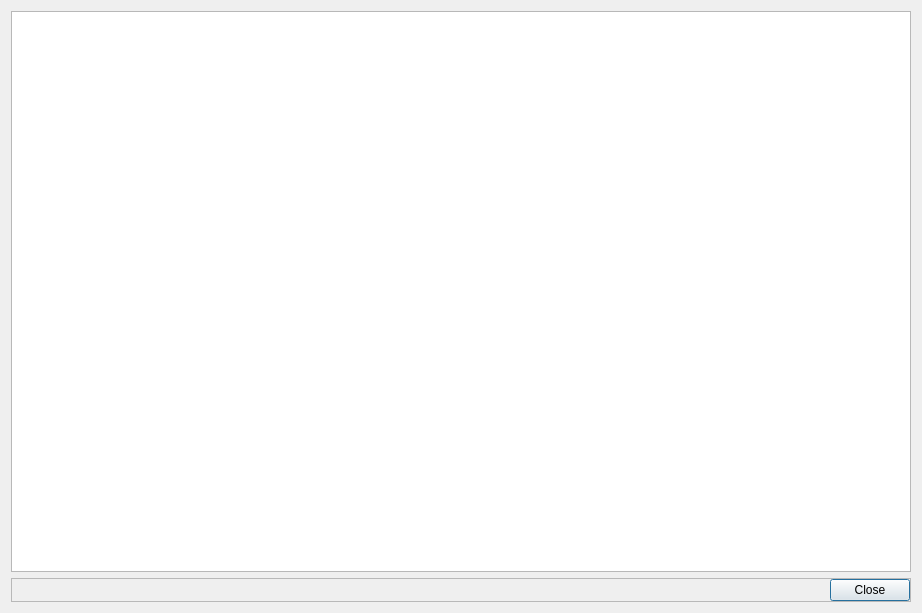
<?xml version="1.0" encoding="UTF-8"?>
<ui version="4.0">
 <class>GitLogDialog</class>
 <widget class="QDialog" name="GitLogDialog">
  <property name="geometry">
   <rect>
    <x>0</x>
    <y>0</y>
    <width>922</width>
    <height>613</height>
   </rect>
  </property>
  <property name="windowTitle">
   <string>Git Log</string>
  </property>
  <layout class="QVBoxLayout" name="verticalLayout">
   <item>
    <widget class="QTableView" name="tblLogs">
     <property name="selectionMode">
      <enum>QAbstractItemView::SingleSelection</enum>
     </property>
     <property name="selectionBehavior">
      <enum>QAbstractItemView::SelectRows</enum>
     </property>
     <attribute name="horizontalHeaderDefaultSectionSize">
      <number>250</number>
     </attribute>
     <attribute name="horizontalHeaderStretchLastSection">
      <bool>true</bool>
     </attribute>
    </widget>
   </item>
   <item>
    <widget class="QFrame" name="frame">
     <property name="frameShape">
      <enum>QFrame::StyledPanel</enum>
     </property>
     <property name="frameShadow">
      <enum>QFrame::Raised</enum>
     </property>
     <layout class="QHBoxLayout" name="horizontalLayout">
      <property name="leftMargin">
       <number>0</number>
      </property>
      <property name="topMargin">
       <number>0</number>
      </property>
      <property name="rightMargin">
       <number>0</number>
      </property>
      <property name="bottomMargin">
       <number>0</number>
      </property>
      <item>
       <spacer name="horizontalSpacer">
        <property name="orientation">
         <enum>Qt::Horizontal</enum>
        </property>
        <property name="sizeHint" stdset="0">
         <size>
          <width>795</width>
          <height>20</height>
         </size>
        </property>
       </spacer>
      </item>
      <item>
       <widget class="QPushButton" name="btnClose">
        <property name="text">
         <string>Close</string>
        </property>
       </widget>
      </item>
     </layout>
    </widget>
   </item>
  </layout>
  <action name="actionReset">
   <property name="text">
    <string>Reset</string>
   </property>
  </action>
  <action name="actionRevert">
   <property name="text">
    <string>Revert</string>
   </property>
  </action>
  <action name="actionBranch">
   <property name="text">
    <string>branch</string>
   </property>
  </action>
  <action name="actionTag">
   <property name="text">
    <string>Tag</string>
   </property>
  </action>
 </widget>
 <resources/>
 <connections/>
</ui>
